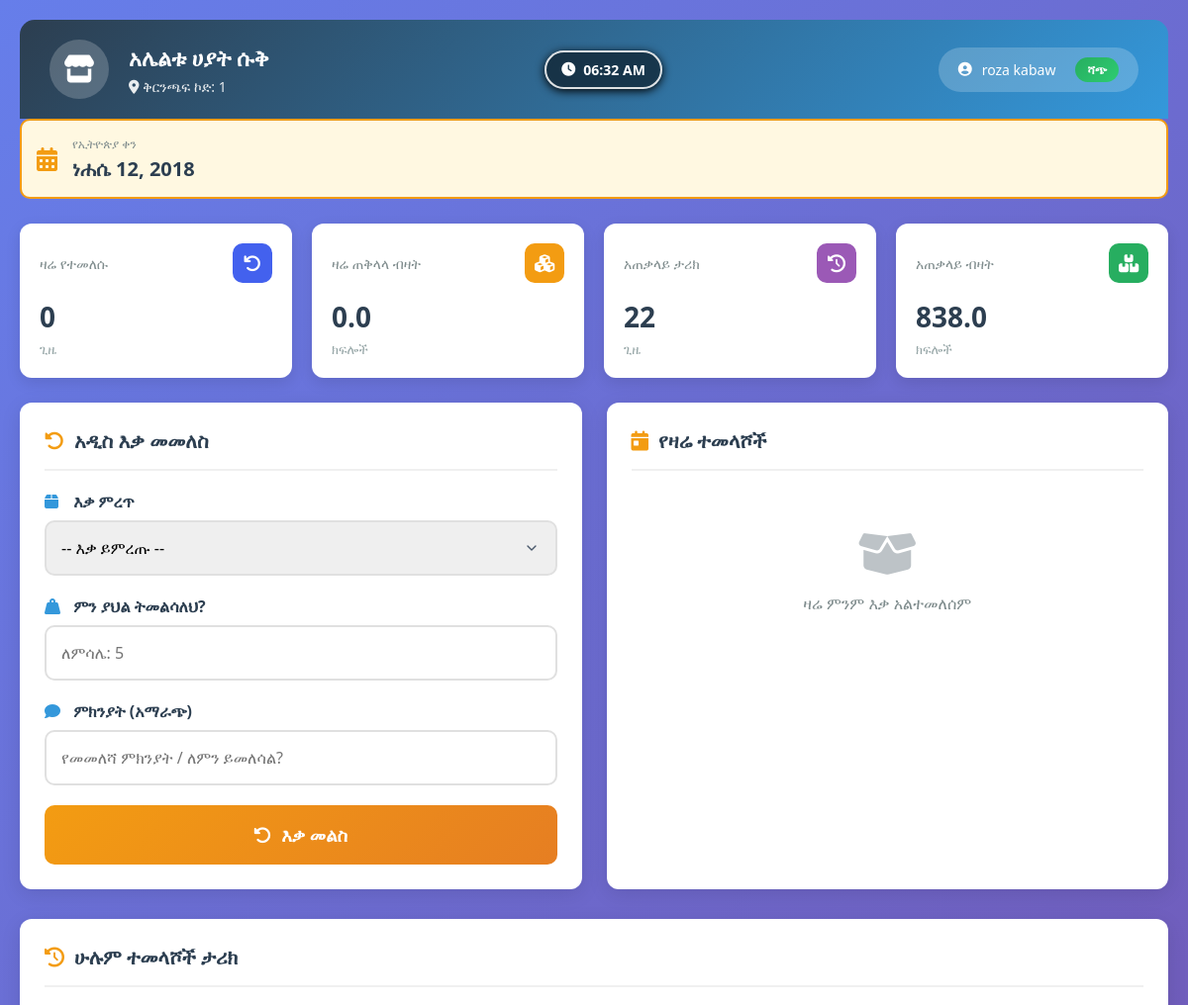
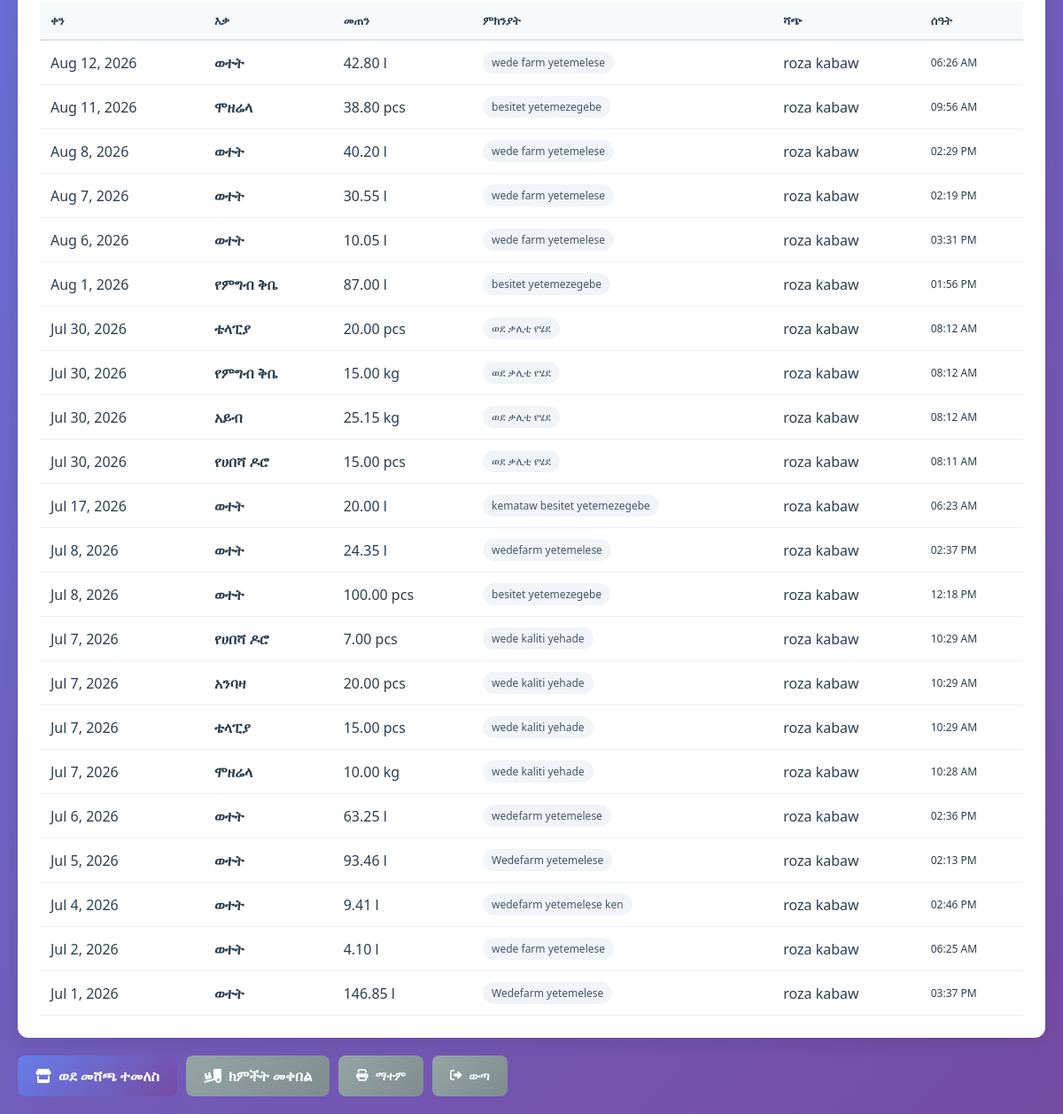
The app's page /return_page.php (signed in) with its own data (2 pictures, top to bottom).
### tables this page shows
CREATE TABLE `product_returns` (
  `id` int(11) NOT NULL AUTO_INCREMENT,
  `seller_id` int(11) NOT NULL,
  `branch_id` int(11) DEFAULT NULL,
  `seller_name` varchar(100) NOT NULL,
  `product_name` varchar(255) NOT NULL,
  `quantity` decimal(10,2) NOT NULL,
  `unit` varchar(20) NOT NULL,
  `reason` text DEFAULT NULL,
  `ethiopian_date` varchar(50) NOT NULL,
  `ethiopian_time` varchar(20) NOT NULL,
  `gregorian_date` datetime NOT NULL,
  PRIMARY KEY (`id`)
);

### config.php (called while the page is built, shortened)
<?php
function getCurrentBranchId($conn, $user_id, $user_role) {
    foreach (['branch_id','selected_branch_id','current_branch_id'] as $key) {
        if (!empty($_SESSION[$key]) && $_SESSION[$key] > 0) return intval($_SESSION[$key]);
    }
    return 1;
}
function getCurrentBranchName($conn, $branch_id) {
    if (isset($_SESSION['branch_name'], $_SESSION['branch_id']) && $_SESSION['branch_id'] == $branch_id) {
        return $_SESSION['branch_name'];
    }
    return 'Unknown Branch';
}
    ?>

### return_page.php (the view, shortened to what this page needs)
<?php
require_once 'config.php';
mysqli_set_charset($conn, "utf8mb4");
$current_user = $_SESSION['full_name'] ?? $_SESSION['username'] ?? "User";
$user_id = $_SESSION['user_id'];
$user_role = $_SESSION['role'] ?? 'seller';
$branch_id = getCurrentBranchId($conn, $user_id, $user_role);
$branch_name = getCurrentBranchName($conn, $branch_id);
function get_ethiopian_date_time() {
    try {
        $gregorian_date = date('Y-m-d');
        list($greg_year, $greg_month, $greg_day) = explode('-', $gregorian_date);
        $ethiopian_months = [
            1 => ['start' => '09-11', 'name' => 'መስከረም'],
            2 => ['start' => '10-11', 'name' => 'ጥቅምት'],
            3 => ['start' => '11-10', 'name' => 'ኅዳር'],
            4 => ['start' => '12-10', 'name' => 'ታኅሣሥ'],
            5 => ['start' => '01-09', 'name' => 'ጥር'],
            6 => ['start' => '02-08', 'name' => 'የካቲት'],
            7 => ['start' => '03-10', 'name' => 'መጋቢት'],
            8 => ['start' => '04-09', 'name' => 'ሚያዝያ'],
            9 => ['start' => '05-09', 'name' => 'ግንቦት'],
            10 => ['start' => '06-08', 'name' => 'ሰኔ'],
            11 => ['start' => '07-08', 'name' => 'ሐምሌ'],
            12 => ['start' => '08-07', 'name' => 'ነሐሴ'],
            13 => ['start' => '09-06', 'name' => 'ጳጉሜ']
        ];
        $ethiopian_year = $greg_year - 8;
        $current_date = $greg_month . '-' . $greg_day;
        $eth_month = 1;
        $eth_day = 1;
        for ($i = 1; $i <= 13; $i++) {
            $month_start = $ethiopian_months[$i]['start'];
            if ($current_date >= $month_start) {
                if ($i == 13) {
                    $next_year_first_month = $ethiopian_months[1]['start'];
                    if ($current_date < $next_year_first_month) {
                        $eth_month = $i;
                        list($next_month, $next_day) = explode('-', $next_year_first_month);
                        $greg_next_date = strtotime($greg_year . '-' . $next_month . '-' . $next_day);
                        $greg_current = strtotime($greg_year . '-' . $greg_month . '-' . $greg_day);
                        $eth_day = (int)(($greg_next_date - $greg_current) / (60 * 60 * 24));
                        break;
                    }
                } else {
                    $next_month_start = $ethiopian_months[$i + 1]['start'];
                    if ($current_date < $next_month_start) {
                        $eth_month = $i;
                        list($start_month, $start_day) = explode('-', $month_start);
                        $greg_start = strtotime($greg_year . '-' . $start_month . '-' . $start_day);
                        $greg_current = strtotime($greg_year . '-' . $greg_month . '-' . $greg_day);
                        $eth_day = (int)(($greg_current - $greg_start) / (60 * 60 * 24)) + 1;
                        break;
                    }
                }
            }
        }
        $timestamp = time();
        $ethiopian_timestamp = $timestamp + (3 * 3600);
        $eth_time_12h = date('h:i A', $ethiopian_timestamp);
        $eth_date = $ethiopian_year . '-' . str_pad($eth_month, 2, '0', STR_PAD_LEFT) . '-' . str_pad($eth_day, 2, '0', STR_PAD_LEFT);
        return [
            'date' => $eth_date,
            'time' => $eth_time_12h,
            'full_datetime' => $eth_date . ' ' . $eth_time_12h,
            'year' => $ethiopian_year,
            'month' => $eth_month,
            'day' => $eth_day,
            'month_name' => $ethiopian_months[$eth_month]['name'] ?? ''
        ];
    } catch (Exception $e) {
        error_log("Error in Ethiopian date function: " . $e->getMessage());
        return [
            'date' => date('Y-m-d'),
            'time' => date('h:i A'),
            'full_datetime' => date('Y-m-d H:i:s'),
            'year' => date('Y'),
            'month' => date('m'),
            'day' => date('d'),
            'month_name' => ''
        ];
    }
}
$ethiopian_datetime = get_ethiopian_date_time();
$today_returns = [];
$all_returns = [];
$all_returns_query = "SELECT r.*, u.full_name as seller_full
                      FROM product_returns r
                      LEFT JOIN users u ON r.seller_id = u.id
                      WHERE r.branch_id = $branch_id
                      ORDER BY r.gregorian_date DESC
                      LIMIT 100";
$all_returns_result = mysqli_query($conn, $all_returns_query);
if ($all_returns_result) {
    while($return = mysqli_fetch_assoc($all_returns_result)) {
        $all_returns[] = $return;
    }
}
$total_returns_today = count($today_returns);
$total_quantity_today = array_sum(array_column($today_returns, 'quantity'));
$total_returns_all = count($all_returns);
$total_quantity_all = array_sum(array_column($all_returns, 'quantity'));
function safe_html($str) {
    return htmlspecialchars($str ?? '', ENT_QUOTES, 'UTF-8');
}
?>
<!DOCTYPE html>
<html lang="am">
<head>
    <link rel="stylesheet" href="https://cdnjs.cloudflare.com/ajax/libs/font-awesome/6.4.0/css/all.min.css">
</head>
<body>
    <div class="container">
        <div class="branch-header">
            <div class="branch-info">
                <div class="branch-icon">
                    <i class="fas fa-store"></i>
                </div>
                <div class="branch-details">
                    <h2><?php echo htmlspecialchars($branch_name); ?></h2>
                    <p><i class="fas fa-map-marker-alt"></i> ቅርንጫፍ ኮድ: <?php echo $branch_id; ?></p>
                </div>
            </div>
            <div class="ethiopian-time">
                <i class="fas fa-clock"></i>
                <?php echo $ethiopian_datetime['time']; ?>
            </div>
            <div class="user-info">
                <i class="fas fa-user-circle"></i>
                <span><?php echo htmlspecialchars($current_user); ?></span>
                <span class="role-badge">
                    <?php
                    if ($user_role == 'super_admin') echo 'ሱፐር አድሚን';
                    elseif ($user_role == 'admin') echo 'አድሚን';
                    else echo 'ሻጭ';
                    ?>
                </span>
            </div>
        </div>
        <div class="ethiopian-date-display">
            <i class="fas fa-calendar-alt"></i>
            <div class="date-info">
                <div class="date-label">የኢትዮጵያ ቀን</div>
                <div class="date-value"><?php echo $ethiopian_datetime['month_name'] . ' ' . $ethiopian_datetime['day'] . ', ' . $ethiopian_datetime['year']; ?></div>
            </div>
        </div>
        <div class="stats-grid">
            <div class="stat-card">
                <div class="stat-header">
                    <span class="stat-title">ዛሬ የተመለሱ</span>
                    <div class="stat-icon today"><i class="fas fa-undo"></i></div>
                </div>
                <div class="stat-value"><?php echo $total_returns_today; ?></div>
                <div class="stat-sub">ጊዜ</div>
            </div>
            <div class="stat-card">
                <div class="stat-header">
                    <span class="stat-title">ዛሬ ጠቅላላ ብዛት</span>
                    <div class="stat-icon quantity"><i class="fas fa-cubes"></i></div>
                </div>
                <div class="stat-value"><?php echo number_format($total_quantity_today, 1); ?></div>
                <div class="stat-sub">ክፍሎች</div>
            </div>
            <div class="stat-card">
                <div class="stat-header">
                    <span class="stat-title">አጠቃላይ ታሪክ</span>
                    <div class="stat-icon total"><i class="fas fa-history"></i></div>
                </div>
                <div class="stat-value"><?php echo $total_returns_all; ?></div>
                <div class="stat-sub">ጊዜ</div>
            </div>
            <div class="stat-card">
                <div class="stat-header">
                    <span class="stat-title">አጠቃላይ ብዛት</span>
                    <div class="stat-icon items"><i class="fas fa-boxes"></i></div>
                </div>
                <div class="stat-value"><?php echo number_format($total_quantity_all, 1); ?></div>
                <div class="stat-sub">ክፍሎች</div>
            </div>
        </div>
        <div class="main-grid">
            <div class="form-panel">
                <div class="panel-title">
                    <i class="fas fa-undo-alt"></i>
                    አዲስ እቃ መመለስ
                </div>
                <form method="POST" id="returnForm">
                    <div class="form-group">
                        <label><i class="fas fa-box"></i> እቃ ምረጥ</label>
                        <select name="product_name" id="productSelect" class="form-control" required onchange="updateStockInfo(this)">
                            <option value="">-- እቃ ይምረጡ --</option>
                        </select>
                    </div>
                    <div class="form-group">
                        <label><i class="fas fa-weight-hanging"></i> ምን ያህል ትመልሳለህ?</label>
                        <input type="number" name="quantity" id="returnQuantity" step="0.01" min="0.01" class="form-control" required placeholder="ለምሳሌ: 5">
                    </div>
                    <div class="form-group">
                        <label><i class="fas fa-comment"></i> ምክንያት (አማራጭ)</label>
                        <input type="text" name="reason" class="form-control" placeholder="የመመለሻ ምክንያት / ለምን ይመለሳል?">
                    </div>
                    <button type="submit" name="submit_return" class="btn-return">
                        <i class="fas fa-undo-alt"></i> እቃ መልስ
                    </button>
                </form>
            </div>
            <div class="history-panel">
                <div class="panel-title">
                    <i class="fas fa-calendar-day"></i>
                    የዛሬ ተመላሾች
                </div>
                <?php if(!empty($today_returns)): ?>
                    <div style="overflow-x: auto;">
                        <table class="history-table">
                            <thead>
                                <tr>
                                    <th>እቃ</th>
                                    <th>መጠን</th>
                                    <th>ምክንያት</th>
                                    <th>ሰዓት</th>
                                    <th>ሻጭ</th>
                                </tr>
                            </thead>
                            <tbody>
                                <?php foreach($today_returns as $return): ?>
                                <tr>
                                    <td><strong><?php echo safe_html($return['product_name']); ?></strong></td>
                                    <td><?php echo $return['quantity'] . ' ' . $return['unit']; ?></td>
                                    <td>
                                        <?php if(!empty($return['reason'])): ?>
                                            <span class="reason-badge"><?php echo safe_html($return['reason']); ?></span>
                                        <?php else: ?>
                                            -
                                        <?php endif; ?>
                                    </td>
                                    <td class="time-badge"><?php echo date('h:i A', strtotime($return['gregorian_date'])); ?></td>
                                    <td><?php echo safe_html($return['seller_name']); ?></td>
                                </tr>
                                <?php endforeach; ?>
                            </tbody>
                        </table>
                    </div>
                <?php else: ?>
                    <div class="empty-state">
                        <i class="fas fa-box-open"></i>
                        <p>ዛሬ ምንም እቃ አልተመለሰም</p>
                    </div>
                <?php endif; ?>
            </div>
        </div>
        <div class="history-panel">
            <div class="panel-title">
                <i class="fas fa-history"></i>
                ሁሉም ተመላሾች ታሪክ
            </div>
            <?php if(!empty($all_returns)): ?>
                <div style="overflow-x: auto;">
                    <table class="history-table">
                        <thead>
                            <tr>
                                <th>ቀን</th>
                                <th>እቃ</th>
                                <th>መጠን</th>
                                <th>ምክንያት</th>
                                <th>ሻጭ</th>
                                <th>ሰዓት</th>
                            </tr>
                        </thead>
                        <tbody>
                            <?php foreach($all_returns as $return): ?>
                            <tr>
                                <td><?php echo date('M j, Y', strtotime($return['gregorian_date'])); ?></td>
                                <td><strong><?php echo safe_html($return['product_name']); ?></strong></td>
                                <td><?php echo $return['quantity'] . ' ' . $return['unit']; ?></td>
                                <td>
                                    <?php if(!empty($return['reason'])): ?>
                                        <span class="reason-badge"><?php echo safe_html($return['reason']); ?></span>
                                    <?php else: ?>
                                        -
                                    <?php endif; ?>
                                </td>
                                <td><?php echo safe_html($return['seller_name']); ?></td>
                                <td class="time-badge"><?php echo date('h:i A', strtotime($return['gregorian_date'])); ?></td>
                            </tr>
                            <?php endforeach; ?>
                        </tbody>
                    </table>
                </div>
            <?php endif; ?>
        </div>
        <div class="nav-buttons">
            <a href="seller_pos.php" class="nav-btn"><i class="fas fa-store"></i> ወደ መሸጫ ተመለስ</a>
            <a href="seller_receive_stock.php" class="nav-btn secondary"><i class="fas fa-truck-loading"></i> ክምችት መቀበል</a>
            <button class="nav-btn secondary" onclick="window.print()"><i class="fas fa-print"></i> ማተም</button>
            <button class="nav-btn secondary" onclick="logout()"><i class="fas fa-sign-out-alt"></i> ውጣ</button>
        </div>
    </div>
</body>
</html>

### records on screen
product_returns: gregorian_date "Aug 12, 2026", product_name "ወተት", quantity "42.80", unit "l", reason "wede farm yetemelese", seller_name "roza kabaw", gregorian_date "06:26 AM"
product_returns: gregorian_date "Aug 11, 2026", product_name "ሞዘሬላ", quantity "38.80", unit "pcs", reason "besitet yetemezegebe", seller_name "roza kabaw", gregorian_date "09:56 AM"
product_returns: gregorian_date "Aug 8, 2026", product_name "ወተት", quantity "40.20", unit "l", reason "wede farm yetemelese", seller_name "roza kabaw", gregorian_date "02:29 PM"
product_returns: gregorian_date "Aug 7, 2026", product_name "ወተት", quantity "30.55", unit "l", reason "wede farm yetemelese", seller_name "roza kabaw", gregorian_date "02:19 PM"
product_returns: gregorian_date "Aug 6, 2026", product_name "ወተት", quantity "10.05", unit "l", reason "wede farm yetemelese", seller_name "roza kabaw", gregorian_date "03:31 PM"
product_returns: gregorian_date "Aug 1, 2026", product_name "የምግብ ቅቤ", quantity "87.00", unit "l", reason "besitet yetemezegebe", seller_name "roza kabaw", gregorian_date "01:56 PM"
product_returns: gregorian_date "Jul 30, 2026", product_name "ቴላፒያ", quantity "20.00", unit "pcs", reason "ወደ ቃሊቲ የሄደ", seller_name "roza kabaw", gregorian_date "08:12 AM"
product_returns: gregorian_date "Jul 30, 2026", product_name "የምግብ ቅቤ", quantity "15.00", unit "kg", reason "ወደ ቃሊቲ የሄደ", seller_name "roza kabaw", gregorian_date "08:12 AM"
product_returns: gregorian_date "Jul 30, 2026", product_name "አይብ", quantity "25.15", unit "kg", reason "ወደ ቃሊቲ የሄደ", seller_name "roza kabaw", gregorian_date "08:12 AM"
product_returns: gregorian_date "Jul 30, 2026", product_name "የሀበሻ ዶሮ", quantity "15.00", unit "pcs", reason "ወደ ቃሊቲ የሄደ", seller_name "roza kabaw", gregorian_date "08:11 AM"
product_returns: gregorian_date "Jul 17, 2026", product_name "ወተት", quantity "20.00", unit "l", reason "kemataw besitet yetemezegebe", seller_name "roza kabaw", gregorian_date "06:23 AM"
product_returns: gregorian_date "Jul 8, 2026", product_name "ወተት", quantity "24.35", unit "l", reason "wedefarm yetemelese", seller_name "roza kabaw", gregorian_date "02:37 PM"
product_returns: gregorian_date "Jul 8, 2026", product_name "ወተት", quantity "100.00", unit "pcs", reason "besitet yetemezegebe", seller_name "roza kabaw", gregorian_date "12:18 PM"
product_returns: gregorian_date "Jul 7, 2026", product_name "የሀበሻ ዶሮ", quantity "7.00", unit "pcs", reason "wede kaliti yehade", seller_name "roza kabaw", gregorian_date "10:29 AM"
product_returns: gregorian_date "Jul 7, 2026", product_name "አንባዛ", quantity "20.00", unit "pcs", reason "wede kaliti yehade", seller_name "roza kabaw", gregorian_date "10:29 AM"
product_returns: gregorian_date "Jul 7, 2026", product_name "ቴላፒያ", quantity "15.00", unit "pcs", reason "wede kaliti yehade", seller_name "roza kabaw", gregorian_date "10:29 AM"
product_returns: gregorian_date "Jul 7, 2026", product_name "ሞዘሬላ", quantity "10.00", unit "kg", reason "wede kaliti yehade", seller_name "roza kabaw", gregorian_date "10:28 AM"
product_returns: gregorian_date "Jul 6, 2026", product_name "ወተት", quantity "63.25", unit "l", reason "wedefarm yetemelese", seller_name "roza kabaw", gregorian_date "02:36 PM"
product_returns: gregorian_date "Jul 5, 2026", product_name "ወተት", quantity "93.46", unit "l", reason "Wedefarm yetemelese", seller_name "roza kabaw", gregorian_date "02:13 PM"
product_returns: gregorian_date "Jul 4, 2026", product_name "ወተት", quantity "9.41", unit "l", reason "wedefarm yetemelese ken", seller_name "roza kabaw", gregorian_date "02:46 PM"
product_returns: gregorian_date "Jul 2, 2026", product_name "ወተት", quantity "4.10", unit "l", reason "wede farm yetemelese", seller_name "roza kabaw", gregorian_date "06:25 AM"
product_returns: gregorian_date "Jul 1, 2026", product_name "ወተት", quantity "146.85", unit "l", reason "Wedefarm yetemelese", seller_name "roza kabaw", gregorian_date "03:37 PM"

### other values on screen
$branch_name "አሌልቱ ሀያት ሱቅ"
$branch_id "1"
$ethiopian_datetime['time'] "06:32 AM"
$current_user "roza kabaw"
$ethiopian_datetime['month_name'] "ነሐሴ"
$ethiopian_datetime['day'] "12"
$ethiopian_datetime['year'] "2018"
$total_returns_today "0"
$total_quantity_today "0.0"
$total_returns_all "22"
$total_quantity_all "838.0"
